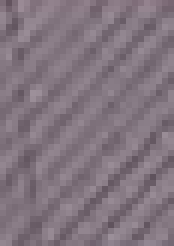
#> input picture read-image/image.png, 29 x 41 px (shown 6 times larger)
$ python show.py
#> lines starting #> are read from the running program, lines starting #| are printed output that depends on the picture
import cv2

img = cv2.imread('image.png')
#> img is the input picture: shape (41, 29, 3); mean B, G, R 126.7, 116.6, 129.6
img = cv2.resize(img, (300,300))
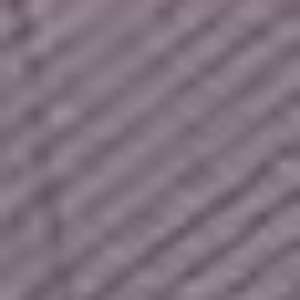
#> img: shape (300, 300, 3); mean B, G, R 126.6, 116.5, 129.4
cv2.imshow('New Profile', img)

cv2.waitKey(0)
cv2.destroyAllWindows()
